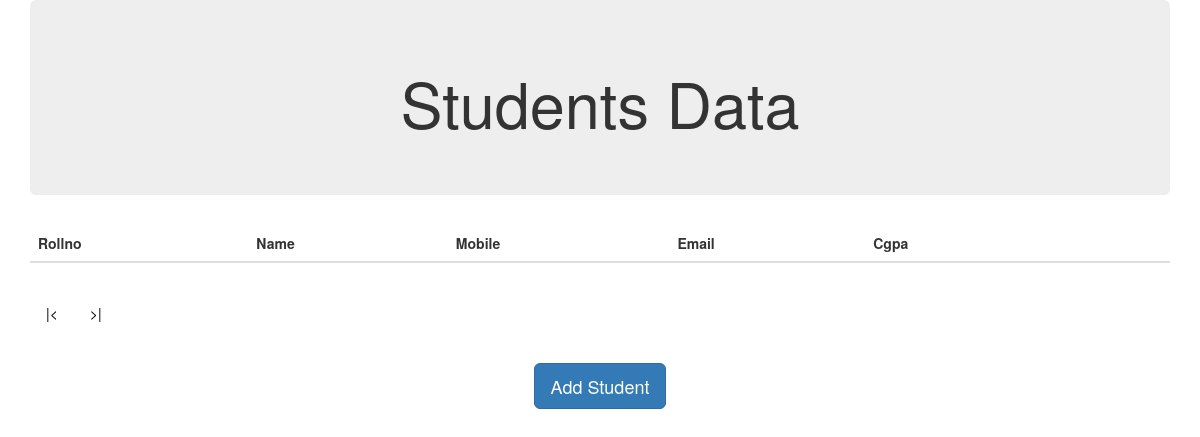
Page /riktam3.php?page=2 on the earlier database version.
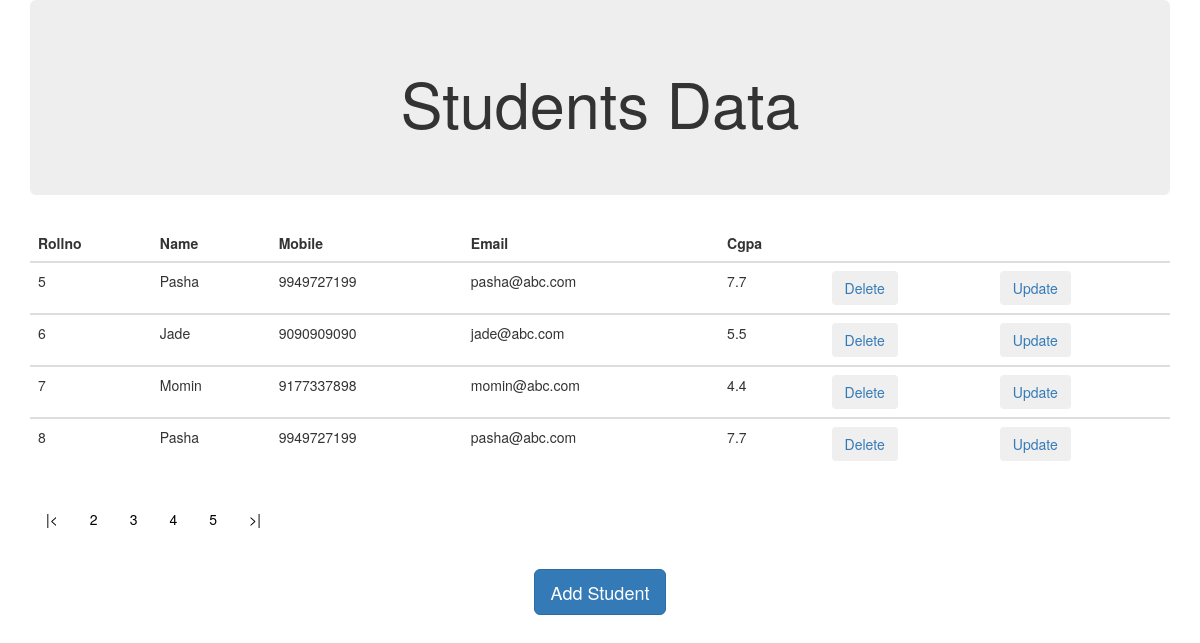
Same page on the later database version.
### tables this page shows
CREATE TABLE `students_mallikarjuna` (
  `rollno` int(3) NOT NULL,
  `name` varchar(20) NOT NULL,
  `mobile` varchar(10) NOT NULL,
  `email` varchar(30) NOT NULL,
  `cgpa` float NOT NULL
);

### riktam3.php (the view, shortened to what this page needs)
<!DOCTYPE html>
<html lang="en">
    <head>
      <link rel="stylesheet" href="https://maxcdn.bootstrapcdn.com/bootstrap/3.3.7/css/bootstrap.min.css">
    </head>
    <body>
<div class="container">
            <div class="jumbotron text-center">
                <h1>Students Data</h1>
            </div>
         <?php
    $num_rec_per_page=4;
            include 'dbconnect.php';
        $sql = "SELECT * FROM students_mallikarjuna";
     $total_records = $conn->query($sql);
     $total_pages = ceil(($total_records->num_rows) / $num_rec_per_page);
    if($total_records->num_rows>0){
        if (isset($_GET['page'])) { $page  = $_GET['page']; } else { $page=1; };
        $start_from = ($page-1) * $num_rec_per_page;
            echo '<div class="table-responsive">';
                echo"<table class='table table-hover'>";
                echo "<thead>
                        <tr> <th>Rollno</th> <th>Name</th>  <th>Mobile</th> <th>Email</th> <th>Cgpa</th><th> </th><th> </th></tr>
                    </thead>";
                    $sql= "SELECT rollno,name,mobile,email,cgpa FROM students_mallikarjuna LIMIT $start_from, $num_rec_per_page";
                    $result=$conn->query($sql);
                    while($row = $result->fetch_array()) {
                        $rollno=$row["0"];
                        $name=$row["1"];
                        $mobile=$row["2"];
                        $email=$row["3"];
                        $cgpa=$row["4"];
                        echo"<tbody>";
                        echo "<tr>";
                            echo "<td>".$rollno."</td>";
                            echo "<td>".$name."</td>";
                            echo "<td>".$mobile."</td>";
                            echo "<td>".$email."</td>";
                            echo "<td>".$cgpa."</td>";
                            echo"<td><a href='bsdelete.php?rollno=$rollno'><input type='button' class='btn'                 value='Delete'></input></a></td>";
                            echo "<td><a data-toggle='modal' href='riktam3.php?update=yes&rollno=$rollno&name=$name&mobile=$mobile&email=$email&cgpa=$cgpa'>
                                      <input type='button' class='btn' value='Update'></input></a></td>";
                        echo "</tr>";
                        echo "</tbody>";
                    }
                echo"</table>";
                }
                else echo "0 results";
        echo"<div class='pagination'>";
          echo "<a href='riktam3.php?page=1'>".'|<'."</a>";
            for ($i=2; $i < $total_pages; $i++) {
                echo "<a href='riktam3.php?page=$i'>".$i."</a>";
            }
          echo "<a href='riktam3.php?page=$total_pages'>".'>|'."</a>";
        echo"</div>";
            echo"</div>";
        ?>
    <br>
<center><button type="button" class="btn btn-primary btn-lg" data-toggle="modal" data-target="#addModal">Add Student</button></center>
        </div>
    </body>
</html>

### dbconnect.php (shortened to what this page needs)
<html>
    <body>
    </body>
</html>

### riktam3.php (style rules this page uses)
.pagination a { color: black; float: middle; padding: 8px 16px; text-decoration: none; transition: background-color .3s; }

Differences in the rows shown:
added students_mallikarjuna: rollno "5", name "Pasha", mobile "9949727199", email "pasha@abc.com", cgpa "7.7"
added students_mallikarjuna: rollno "6", name "Jade", mobile "9090909090", email "jade@abc.com", cgpa "5.5"
added students_mallikarjuna: rollno "7", name "Momin", mobile "9177337898", email "momin@abc.com", cgpa "4.4"
added students_mallikarjuna: rollno "8", name "Pasha", mobile "9949727199", email "pasha@abc.com", cgpa "7.7"
Other differences:
new list line: "2"
new list line: "3"
new list line: "4"
new list line: "5"
